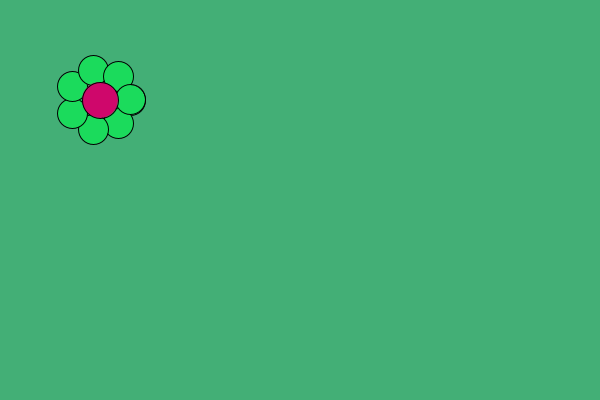
Frame 1 (no input)
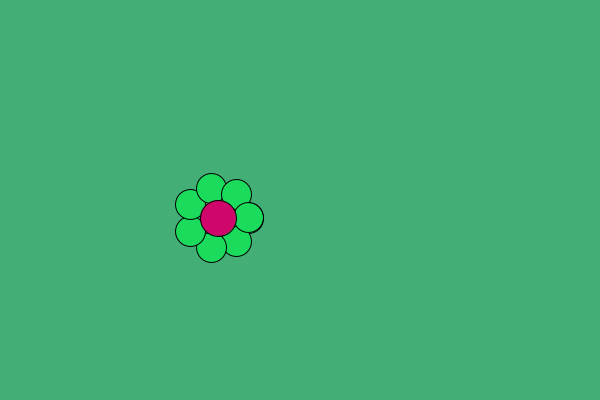
Frame 60 (the mouse pressed at the canvas centre just before this capture)
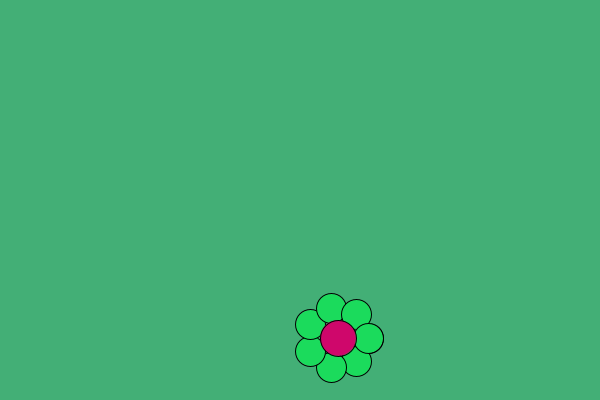
Frame 120 (the mouse held since frame 60 and released just before this capture)

The Processing sketch that drew these frames (run headless with seeded random() and noise(); from frame 60 on, the mouse is pressed at the canvas centre):

// Processing sketch: Flower
// ── Flower.pde

Flowers flowerOne = new Flowers(30, 7, 100, 100, #1BDB5C, 2, 2, 1, 1);

void setup() {
  size(600,400);
  //background(#43AF76);
}


/*void flower(float r, int n_petals, float x, float y, int petalColor){

float ballX;
float ballY;
  
  fill(petalColor);
  for (float i=0;i<PI*2;i+=2*PI/n_petals) {
  ballX= x + r*cos(i);
  ballY= y + r*sin(i);
  ellipse(ballX,ballY,r,r); 
  }
  fill(207,7,107);
  ellipse(x,y,r*1.2,r*1.2);
}  
*/
 void draw(){
//flower(50, 5, 100, 50, #1528CE);
background(#43AF76);
flowerOne.display();
flowerOne.move();
flowerOne.bounce();
 }
 
 
 

// ── FlowerClass.pde
class Flowers {
  
  //Variables
  
  float r;
  int n_petals;
  float x;
  float y;
  int petalColor;
  float xspeed;
  float yspeed;
  int xdirection;
  int ydirection;
  
 
  //Constructor
  Flowers(float temp_r, int temp_n_petals, float temp_x, float temp_y, int temp_petalColor, float temp_xspeed, float temp_yspeed, int temp_xdirection, int temp_ydirection) {
   r=temp_r;
   n_petals = temp_n_petals;
   x=temp_x;
   y=temp_y;
   petalColor=temp_petalColor;
   xspeed=temp_xspeed;
   yspeed=temp_yspeed;
   xdirection=temp_xdirection;
   ydirection=temp_ydirection;
  
  
   
  }
 
  void display(){
  float ballX;
  float ballY;
  

  fill(petalColor);
  for (float i=0;i<PI*2;i+=2*PI/n_petals) {
  ballX= x + r*cos(i);
  ballY= y + r*sin(i);
  ellipse(ballX,ballY,r,r); 
  }
  fill(207,7,107);
  ellipse(x,y,r*1.2,r*1.2);
  }
  
 
 void move(){
 
  x = x + ( xspeed * xdirection );
  y = y + ( yspeed * ydirection );
  
 }
  void bounce(){
  
  if (x > width-r || x < r){
    xdirection *= -1;
  }
  
  if (y > height-r || y < r) {
    ydirection *= -1;
  }
 

  
}  
  
  
  
}
